Frame 1 (no input): blank canvas, image omitted
Frame 60 (the mouse pressed at the canvas centre just before this capture): blank canvas, image omitted
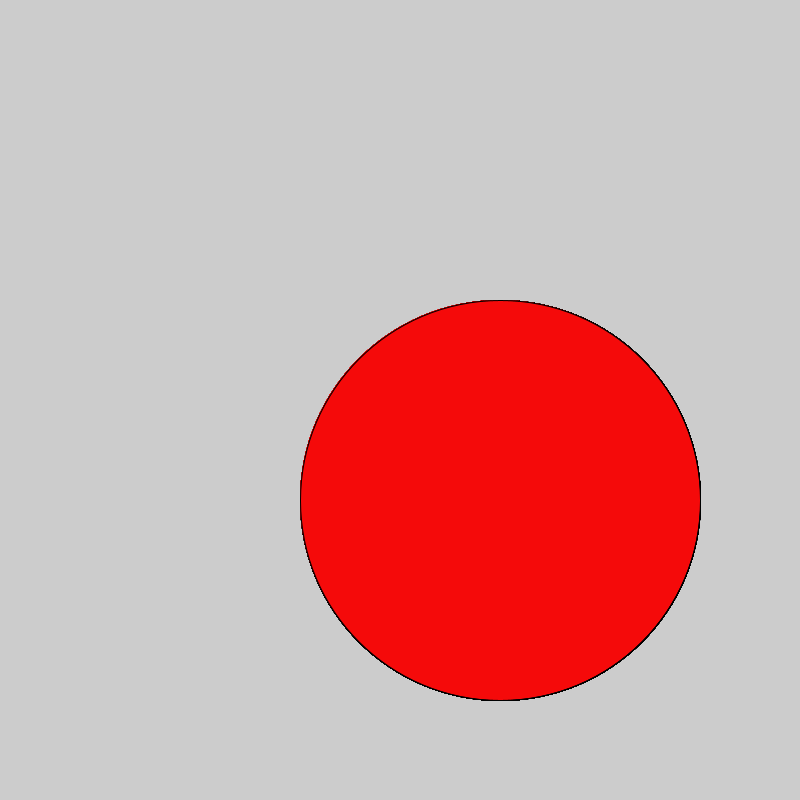
Frame 120 (the mouse held since frame 60 and released just before this capture)

The Processing sketch whose frames 1 and 60 were blank and that drew this single picture after the mouse press (run headless with seeded random() and noise(); from frame 60 on, the mouse is pressed at the canvas centre):

// Processing sketch: LogicalDot
// ── LogicalDot.pde
void setup() {
  size(800, 800);
}
void draw() {
  if (mousePressed) {
    fill(245, 10, 10);
  } else {
    fill(255, 115, 0);
  }
  ellipse(500, 500, mouseX, mouseY);
}
